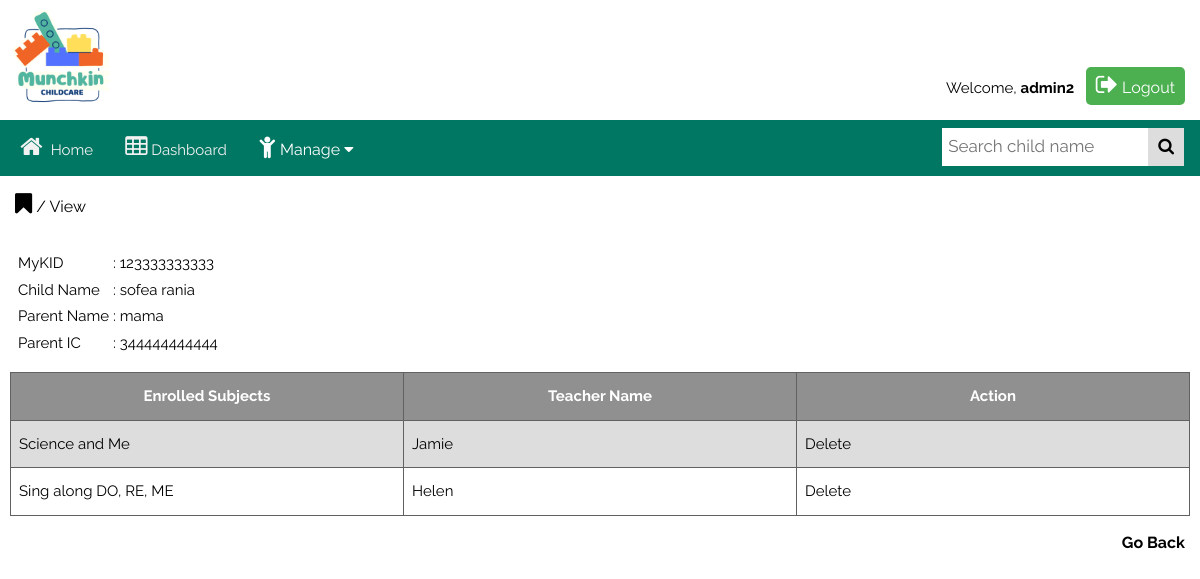
Page /teacher/viewDetail.php?id=123333333333 (signed in) on the committed database.
### tables this page shows
CREATE TABLE `child` (
  `myKID` varchar(15) NOT NULL,
  `childName` varchar(50) NOT NULL,
  `parentIC` varchar(15) NOT NULL,
  `gender` varchar(10) NOT NULL,
  `classID` int(11) NOT NULL
);

CREATE TABLE `parent` (
  `id` int(11) NOT NULL,
  `parentIC` varchar(15) NOT NULL,
  `parentName` varchar(50) NOT NULL,
  `parentAddress` varchar(100) NOT NULL,
  `contactNum` varchar(15) NOT NULL,
  `createdBy` varchar(50) NOT NULL,
  `createDate` date NOT NULL,
  `userID` int(11) NOT NULL
);

CREATE TABLE `subject_enroll` (
  `id` int(11) NOT NULL,
  `myKID` varchar(15) NOT NULL,
  `subjectID` int(11) NOT NULL
);

CREATE TABLE `subject` (
  `subjectID` int(11) NOT NULL,
  `subjectName` varchar(50) NOT NULL,
  `teacherID` int(11) NOT NULL,
  `subjectTeacher` varchar(50) NOT NULL
);

### teacher/viewDetail.php (the view, shortened to what this page needs)
<?php
include_once("../include/config.php");
?>
<!DOCTYPE html>
<html>
<head>
    <link rel="stylesheet" type="text/css" href="../css/w3.css">
    <link rel="stylesheet" type="text/css" href="../css/mystyle.css">
    <link rel="stylesheet" href="https://cdnjs.cloudflare.com/ajax/libs/font-awesome/4.7.0/css/font-awesome.min.css">
</head>
<body>
    <div class="header">
        <div class="logo"></div>
        <div class="userAuth">
            <?php
            include("../include/userNav.php");
            ?>
        </div>
    </div>
    <nav class="topnav">
        <?php
        include("../include/topNav.php");
        ?>
    </nav>
    <div class="row">
        <p style="margin: 15px;"><i class="fa fa-bookmark" style="font-size:24px"></i> / View</p>
    </div>
    <?php
    $myKID = $_GET['id'];
    $childrec = mysqli_query($conn, "SELECT child.childName, child.myKID, parent.parentName, parent.parentIC
FROM child, parent
WHERE parent.parentIC = child.parentIC AND child.myKID = '$myKID'");
    $subjetrec = mysqli_query($conn, "SELECT c.childName, s.subjectName, s.subjectTeacher,
se.id, s.subjectID
FROM child as c, subject as s, subject_enroll as se
WHERE c.myKID = '$myKID' AND c.myKId = se.myKID AND s.subjectID =  se.subjectID
ORDER BY se.subjectID ASC");
    while ($child_data = mysqli_fetch_array($childrec)) {
        $childName = $child_data['childName'];
        $myKID = $child_data['myKID'];
        $parentName = $child_data['parentName'];
        $parentIC = $child_data['parentIC'];
    }
    ?>
    <div class="row" style="margin: 15px;">
        <table border="0">
            <tr>
                <td>MyKID</td>
                <td>:
                    <?php echo $myKID; ?>
                </td>
            </tr>
            <tr>
                <td>Child Name</td>
                <td>:
                    <?php echo $childName; ?>
                </td>
            </tr>
            <tr>
                <td>Parent Name</td>
                <td>:
                    <?php echo $parentName; ?>
                </td>
            </tr>
            <tr>
                <td>Parent IC</td>
                <td>:
                    <?php echo $parentIC; ?>
                </td>
            </tr>
        </table>
    </div>
    <div class="row" style="overflow-x:auto;">
        <table width="100%" id="carttable" style="margin: 0 10px 0 10px;>
    <tr id=" carttable tr">
            <th style="padding-top: 12px; padding-bottom: 12px; text-align: center; background-color: #909090; color: white;"
                width="15%">Enrolled Subjects</th>
            <th style="padding-top: 12px; padding-bottom: 12px; text-align: center; background-color: #909090; color: white;"
                width="15%">Teacher Name</th>
            <th style="padding-top: 12px; padding-bottom: 12px; text-align: center; background-color: #909090; color: white;"
                width="15%">Action</th>
            <?php
            while ($child_subject = mysqli_fetch_array($subjetrec)) {
                echo "<tr>";
                echo "<td>" . $child_subject['subjectName'] . "</td>";
                echo "<td>" . $child_subject['subjectTeacher'] . "</td>";
                echo "<td><a href='teacherDelete.php?sid=$child_subject[subjectID]&id=$myKID'>Delete</a></td></tr>";
            }
            ?>
        </table>
    </div>
    <p style="margin: 15px;text-align: right;"><a href='javascript:history.go(-1)'><strong>Go Back</strong></a></p>
</body>
</html>

### css/w3.css (style rules this page uses)
*,*:before,*:after { box-sizing:inherit }
html { -ms-text-size-adjust:100%;-webkit-text-size-adjust:100% }
body { margin:0 }
article,aside,details,figcaption,figure,footer,header,main,menu,nav,section { display:block }
a { background-color:transparent }
b,strong { font-weight:bolder }
html,body { font-family:Verdana,sans-serif;font-size:15px;line-height:1.5 }
html { overflow-x:hidden }
a { color:inherit }

### css/mystyle.css (style rules this page uses)
html { box-sizing: border-box }
*,*:before,*:after { box-sizing: inherit }
html { -ms-text-size-adjust: 100%; -webkit-text-size-adjust: 100% }
nav { display: block; }
body { font-family: "Raleway", sans-serif; background-color: white; margin:0; display: block; font-size: 15px; line-height: 1.5; }
p { font-size: 12pt; color: #000000; }
.logo { width: 100px; height: 100px; margin-right: 10px; background: url('../img/Munchkin.png') no-repeat center center; background-size: cover; }
.header { background-color: white; color: #000000; padding: 10px; display: flex; justify-content: space-between; align-items: flex-end; }
.row { display: flex; flex-wrap: wrap; }
.topnav { overflow: hidden; background-color: #007762; }
a:link { text-decoration: none; }
#carttable { font-family: "Raleway", sans-serif; border-collapse: collapse; width: 100%; }
#carttable td, #carttable th { border: 1px solid #616161; padding: 8px; }
#carttable tr:nth-child(even) { background-color: #ddd; }
#carttable th { padding-top: 12px; padding-bottom: 12px; text-align: left; background-color: #909090; color: white; }
#carttable td { padding-top: 12px; padding-bottom: 12px; text-align: left; color: black; }
.userAuth { text-align: right; padding: 0px 5px 5px; }

### rows in the picture
child: myKID "123333333333", childName "sofea rania", parentIC.parentName "mama", parentIC.parentIC "344444444444"
subject_enroll: subjectID.subjectName "Science and Me", subjectID.subjectTeacher "Jamie"
subject_enroll: subjectID.subjectName "Sing along DO, RE, ME", subjectID.subjectTeacher "Helen"

### other values in the picture
$_SESSION["userName"] "admin2"
